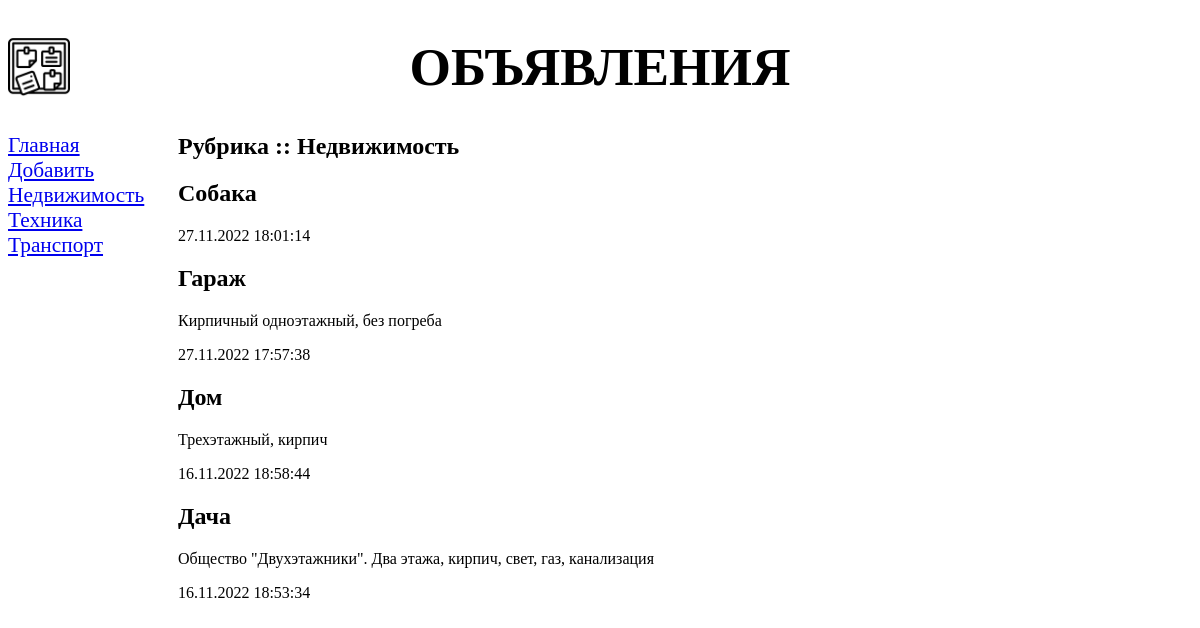
Page /bboard/1/ on the earlier database version.
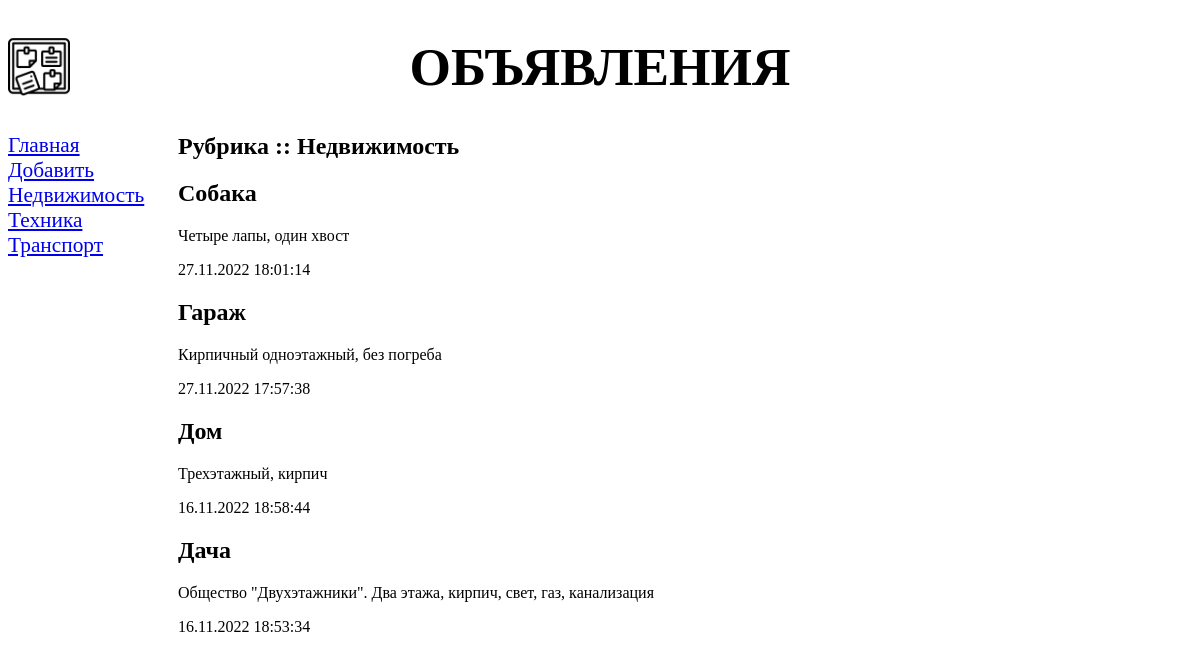
Same page on the later database version.
### bboard/models.py (models this page shows, shortened)
class Rubric(models.Model):
    name = models.CharField(max_length=20, db_index=True, verbose_name='Название')
    class Meta:
        verbose_name_plural = 'Рубрики'
        verbose_name = 'Рубрика'
        ordering = ['name']

class Bb(models.Model):
    KINDS = (
        (None, 'Выберите тип публикуемого объявления'),
        ('b', 'Куплю'),
        ('s', 'Продам'),
        ('c', 'Обменяю'),
    )
    kind = models.CharField(max_length=1, choices=KINDS, blank=True, verbose_name='Тип')
    title = models.CharField(max_length=50, verbose_name='Товар')
    content = models.TextField(null=True, blank=True, verbose_name='Описание')
    price = models.FloatField(null=True, blank=True, verbose_name='Цена')
    published = models.DateTimeField(auto_now_add=True, db_index=True, verbose_name='Опубликовано')
    rubric = models.ForeignKey('Rubric', null=True, on_delete=models.PROTECT, verbose_name='Рубрика')
    class Meta:
        verbose_name_plural = 'Объявления'
        verbose_name = 'Объявление'
        ordering = ['-published']

### bboard/views.py (the view)
# urls.py: path('<int:rubric_id>/', by_rubric, name='by_rubric'),
def by_rubric(request, rubric_id):
    bbs = Bb.objects.filter(rubric=rubric_id)
    rubrics = Rubric.objects.all()
    current_rubric = Rubric.objects.get(pk=rubric_id)
    context = {'bbs': bbs, 'rubrics': rubrics, 'current_rubric': current_rubric}
    return render(request, 'bboard/by_rubric.html', context)

### bboard/templates/bboard/by_rubric.html (shortened to what this page needs)
{% extends "layout/basic.html" %}
{% block content %}
<h2>Рубрика :: {{ current_rubric.name }}</h2>
{% for bb in bbs %}
<div>
    <h2>{{ bb.title }}</h2>
    <p>{{ bb.content }}</p>
    <p>{{ bb.published|date:"d.m.Y H:i:s" }}</p>
</div>
{% endfor %}
{% endblock %}

### bboard/templates/layout/basic.html (shortened to what this page needs)
{% load static %}
<!DOCTYPE html>
<html lang="en">
<head>
    <link rel="stylesheet" type="text/css" href="{% static 'bboard/style.css' %}">
</head>
<body>
<header>
    <h1>Объявления</h1>
</header>
<nav>
    <a href="{% url 'index' %}">Главная</a>
    <a href="{% url 'add' %}">Добавить</a>
    {% for rubric in rubrics %}
    <a href="{% url 'by_rubric' rubric.pk %}">{{ rubric.name }}</a>
    {% endfor %}
</nav>
<section>
    {% block content %}
    {% endblock %}
</section>
</body>
</html>

### bboard/static/bboard/style.css (style rules this page uses)
header h1 { font-size: 40pt; text-transform: uppercase; text-align: center; background: url('bg.jpg') left / auto 100% no-repeat; }
nav { font-size: 16pt; width: 150px; float: left; }
nav a { display: block; margin: 10 px 0 px; }
section { margin-left: 170px; }

Differences in the rows shown:
changed Bb "Собака": content (not shown) → "Четыре лапы, один хвост"
